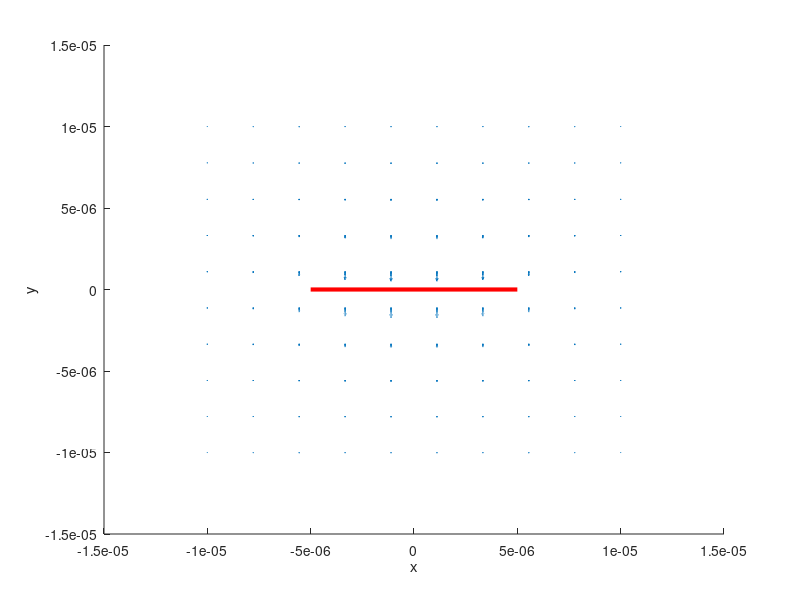

This chart was generated by the following MATLAB code:
% Calculate the B field of a 1d wire using the finite element method
% Inspired by https://uk.mathworks.com/matlabcentral/fileexchange/47368-3d-magnetic-field-computation-of-a-straight-wire-of-finite-length-using-biot-savart-s-law
clear all;

%% Define constants and parameters
mu_0 = pi*4e-7;
I = 355e-6;
L = 5e-6; % Actually L/2 - only named L for convinience

% How many points to evaluate the field at in each spatial dimension
Nx = 10;
Ny = 10;
Nz = 5;

% How many line elements to split the wire into
N = 50;

% x, y, and z coordinates of the wire
wx = linspace(-L, L, N);
wy = zeros(N);
wz = zeros(N);

%% Points in space where we will evaluate the field
x = linspace(-10e-6, 10e-6, Nx);
y = linspace(-10e-6, 10e-6, Ny);
z = linspace(0, 10e-6, Nz);
[X, Y, Z] = meshgrid(x, y, z);

% x, y, and z components of the total field at each point
Bx = zeros(Nx, Ny, Nz);
By = zeros(Nx, Ny, Nz);
Bz = zeros(Nx, Ny, Nz);

%% Calculate the magnetic field
% Loop through all points in space
for i = 1:Nx
    for j = 1:Ny
        for k = 1:Nz
            % Loop through all line segments
            for n = 1:N-1
                % Vector of length dl pointing in direction of current flow
                dl = [wx(n+1)-wx(n) wy(n+1)-wy(n) wz(n+1)-wz(n)];
                % Mid-point of the line segment
                midpoint = 0.5 .* [wx(n)+wx(n+1) wy(n)+wy(n+1) wz(n)+wz(n+1)];
                % Position vector pointing from midpoint of line segment to
                % the point where we're calculating the field
                r = [X(i,j,k) Y(i,j,k) Z(i,j,k)] - midpoint;
                r_hat = (1/norm(r)) .* r;
                
                % Biot-Savart law
                dB = cross(dl, r_hat);
                dB = dB .* ((mu_0*I)/(4*pi*norm(r)^2));
                % Add the contribution from this line segment to the total
                % B-field at this point
                Bx(i,j,k) = Bx(i,j,k) + dB(1);
                By(i,j,k) = By(i,j,k) + dB(2);
                Bz(i,j,k) = Bz(i,j,k) + dB(3);
            end
        end
    end
end

%% Plot the results
figure(1);
hold on;
quiver3(X,Y,Z, Bx,By,Bz);
xlabel('x');
ylabel('y');
zlabel('z');
line([-L L], [0 0], [0 0], 'color', 'r', 'linewidth', 3);
hold off;

